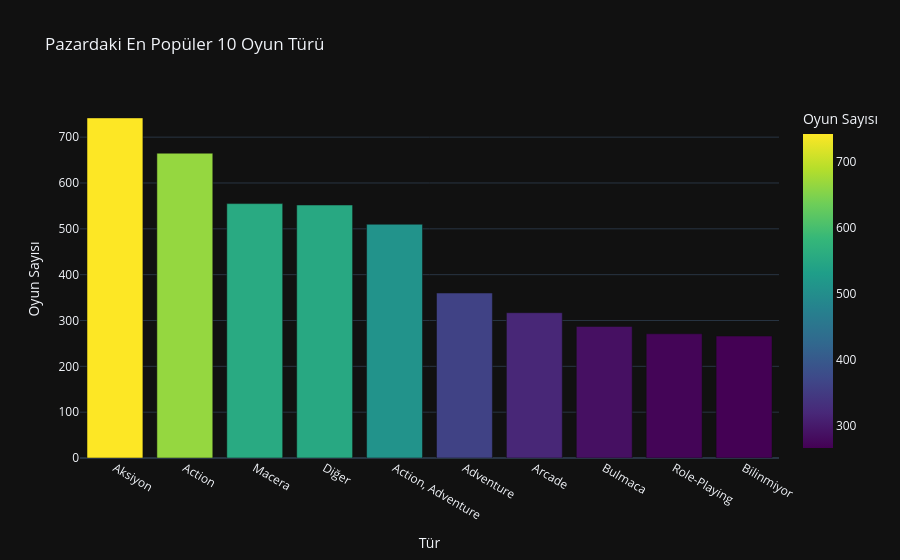

Here is the notebook cell this chart was saved with:
### Markdown cell above
BAR GRAFİĞİ

### Code cell
top_genres = df['oyun_turu'].value_counts().nlargest(10).reset_index()
top_genres.columns = ['Tür', 'Oyun Sayısı']

fig_genre = px.bar(top_genres, x='Tür', y='Oyun Sayısı', 
                   title='Pazardaki En Popüler 10 Oyun Türü',
                   color='Oyun Sayısı', 
                   template="plotly_dark",
                   color_continuous_scale='Viridis')

fig_genre.show()
fig_genre.write_html("figures/tur_dagilimi.html")

### Figure 1 — Plotly figure (JSON) as saved in the notebook; plotly's stock layout.template omitted (floating-point values rounded to 4 significant figures)
{"data": [{"hovertemplate": "Tür=%{x}<br>Oyun Sayısı=%{marker.color}<extra></extra>", "legendgroup": "", "marker": {"color": [742, 665, 555, 552, 510, 360, 317, 287, 271, 266], "coloraxis": "coloraxis", "pattern": {"shape": ""}}, "name": "", "orientation": "v", "showlegend": false, "textposition": "auto", "type": "bar", "x": ["Aksiyon", "Action", "Macera", "Diğer", "Action, Adventure", "Adventure", "Arcade", "Bulmaca", "Role-Playing", "Bilinmiyor"], "xaxis": "x", "y": [742, 665, 555, 552, 510, 360, 317, 287, 271, 266], "yaxis": "y"}], "layout": {"barmode": "relative", "coloraxis": {"colorbar": {"title": {"text": "Oyun Sayısı"}}, "colorscale": [[0, "#440154"], [0.1111, "#482878"], [0.2222, "#3e4989"], [0.3333, "#31688e"], [0.4444, "#26828e"], [0.5556, "#1f9e89"], [0.6667, "#35b779"], [0.7778, "#6ece58"], [0.8889, "#b5de2b"], [1, "#fde725"]]}, "legend": {"tracegroupgap": 0}, "title": {"text": "Pazardaki En Popüler 10 Oyun Türü"}, "xaxis": {"anchor": "y", "domain": [0, 1], "title": {"text": "Tür"}}, "yaxis": {"anchor": "x", "domain": [0, 1], "title": {"text": "Oyun Sayısı"}}}}
